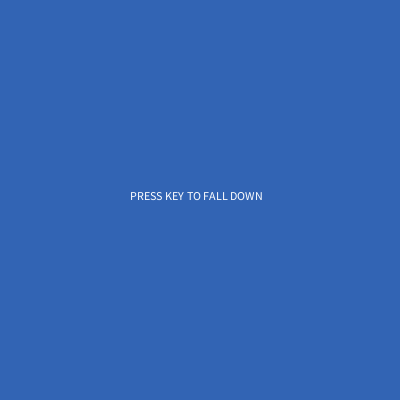
Frame 1 (no input)
Frame 60 (the mouse pressed at the canvas centre just before this capture): identical to frame 1, image omitted
Frame 120 (the mouse held since frame 60 and released just before this capture): identical to frame 1, image omitted

The Processing sketch that drew this single still picture (run headless with seeded random() and noise(); from frame 60 on, the mouse is pressed at the canvas centre):

// Processing sketch: processing_36422
// ── processing_36422.pde

//Homework 3, September 2011
//Copyright Manuela Kind, CMU Pittsburgh PA 15289, USA

//---------------variables----------------
float x, y, s;
color bgColor;

//-----------------setup------------------

void setup()
  {
  //variables
  x = 50; 
  y = 50;
  s =  3;  //strokeWeight
  bgColor = color(50, 100, 180);   //backgroundColor
  
  //general
  size (400, 400);
  smooth();
  background(bgColor);
  text("PRESS KEY TO FALL DOWN", 130, 200);
  noCursor();
  }

//----------------draw--------------------

void draw()
   {
   noFill();
   strokeWeight (s);   
   stroke (200, 200, 200);
   }

//-------------scale-----------------

void keyPressed()
  {
   background(bgColor);
   //make ellipse grow (max. 800x800, then reset)
   x = x * 1.2;
   y = y * 1.2;
   ellipse (200, 200, x,y); 
   
   if (y > 800) 
   { 
   y = 50;
   }
   if (x > 800) 
   { 
   x = 50;
   }
 
  //make stroke grow, and reset
   s = s * 1.2;

   if (x < 51) 
   { 
   s = 3;
   }
  
  //repeat
     loop();
}

//---------------stop--------------------

void keyReleased()
{
  background(bgColor);
  text("PRESS KEY TO FALL DOWN", 130, 200);
}
